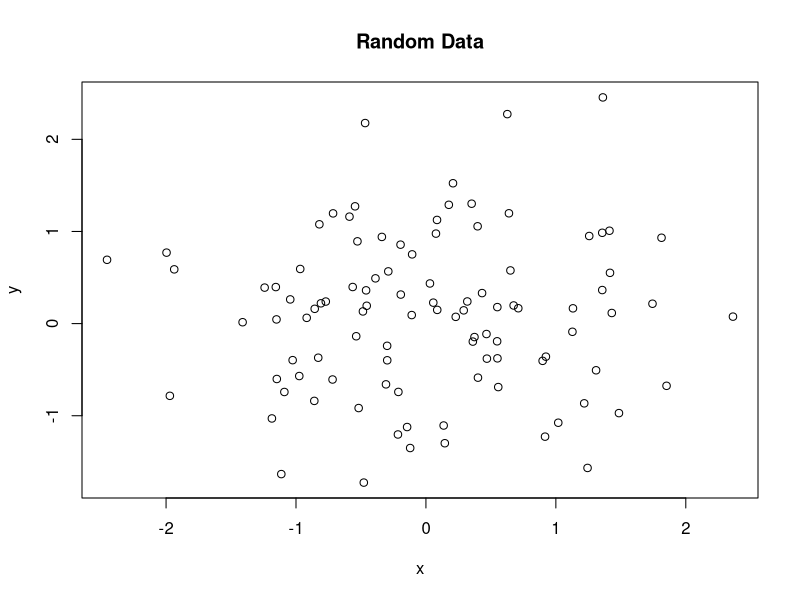

Reproduce this figure in R.
## ---- chunk 1
# Create data
set.seed(53121)
x = rnorm(100); y = rnorm(100)

# Plot
plot(x, y, main = "Random Data")
